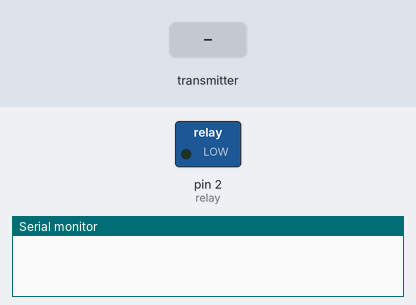
The sketch below on a simulated Arduino Uno, built with avr-gcc and run on an emulated ATmega328P. Shown: switched loads named in the sketch (green lamp = pin HIGH), the last lines printed to the serial monitor. The test bench sets the inputs (shaded band). No radio packets arrive unless stated.

Above: at 1.2 s.
1.3 s: the transmitter starts sending switchState = 0
At 2.5 s:
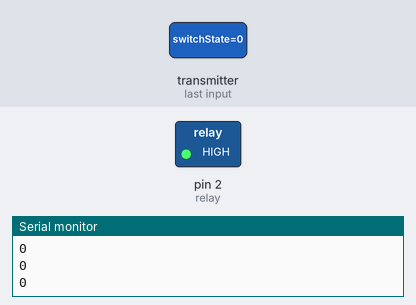
2.8 s: the transmitter starts sending switchState = 1
At 3.8 s:
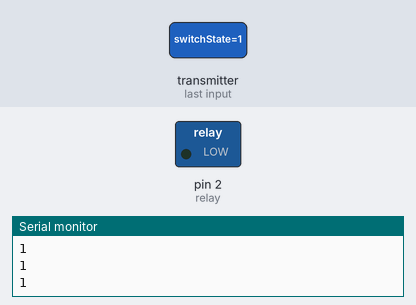
Timing chart, 0 to 5.8 s (numbered marks = the images above; inputs shaded):
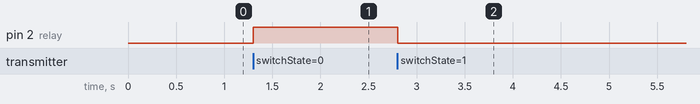

Measured:
- after the input at 1.3 s, pin 2 (relay): LOW → HIGH at once
- after the input at 2.8 s, pin 2 (relay): HIGH → LOW at once

The sketch:

taxi_light.ino
```cpp
/*
 * Jack the Maker for Mercedes
 * November 2018

 * Read incoming values from transmitter Arduino,
 * turn off green taxi lights when switch on counter box is switched on
 * to indicate that the cab is occupied.

 # When debugging, ensure that Serial is on 115200 so that you don't
 # disrupt the comms with the DF Player that are on 9600 on the other Arduino.

 * NRF24L01 code adapted from https://howtomechatronics.com/tutorials/arduino/arduino-wireless-communication-nrf24l01-tutorial/
 */

#include <SPI.h>
#include <nRF24L01.h>
#include <RF24.h>
#include <Servo.h>
RF24 radio(7, 8); // CE, CSN pins
const byte addresses[][6] = {"00001", "00002"};
int relay = 2; // Relay pin

void setup() {
  Serial.begin(115200);
  pinMode(relay, OUTPUT);
  radio.begin();
  radio.openWritingPipe(addresses[0]); // 00002
  radio.openReadingPipe(1, addresses[1]); // 00001
  radio.setPALevel(RF24_PA_MIN);
  radio.startListening();
}
void loop() {
  if (radio.available()) {
      int switchState = 0; // value to read switch from other Arduino inside the cab
      radio.read(&switchState, sizeof(switchState));
      Serial.println(switchState);
      if (switchState == 1){
        digitalWrite(relay, LOW);
      }
      else{
         digitalWrite(relay, HIGH);
      }
    }
        else{
    }
    delay(5); // don't need to read the incoming data so often, so delay 5 milliseconds
    }
```
